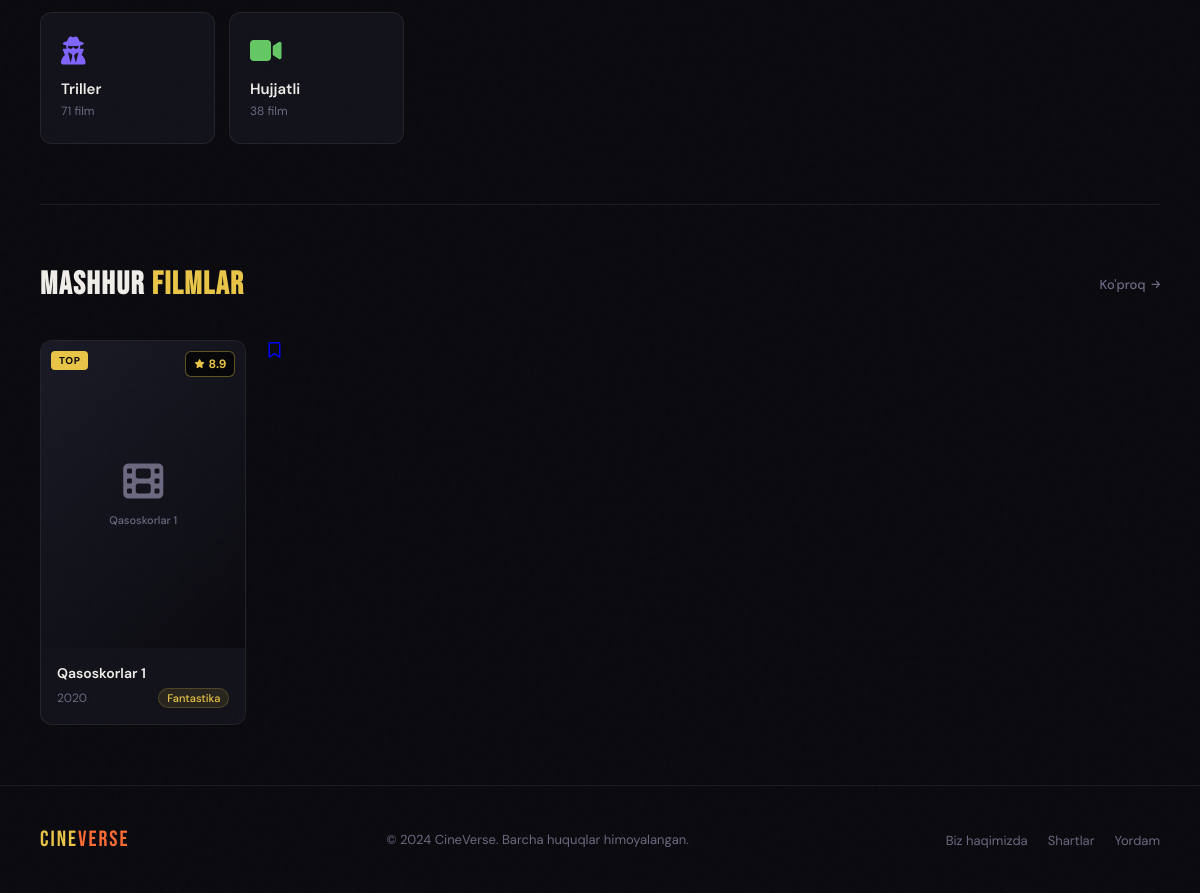
Before: / (lower part) with the older database file.
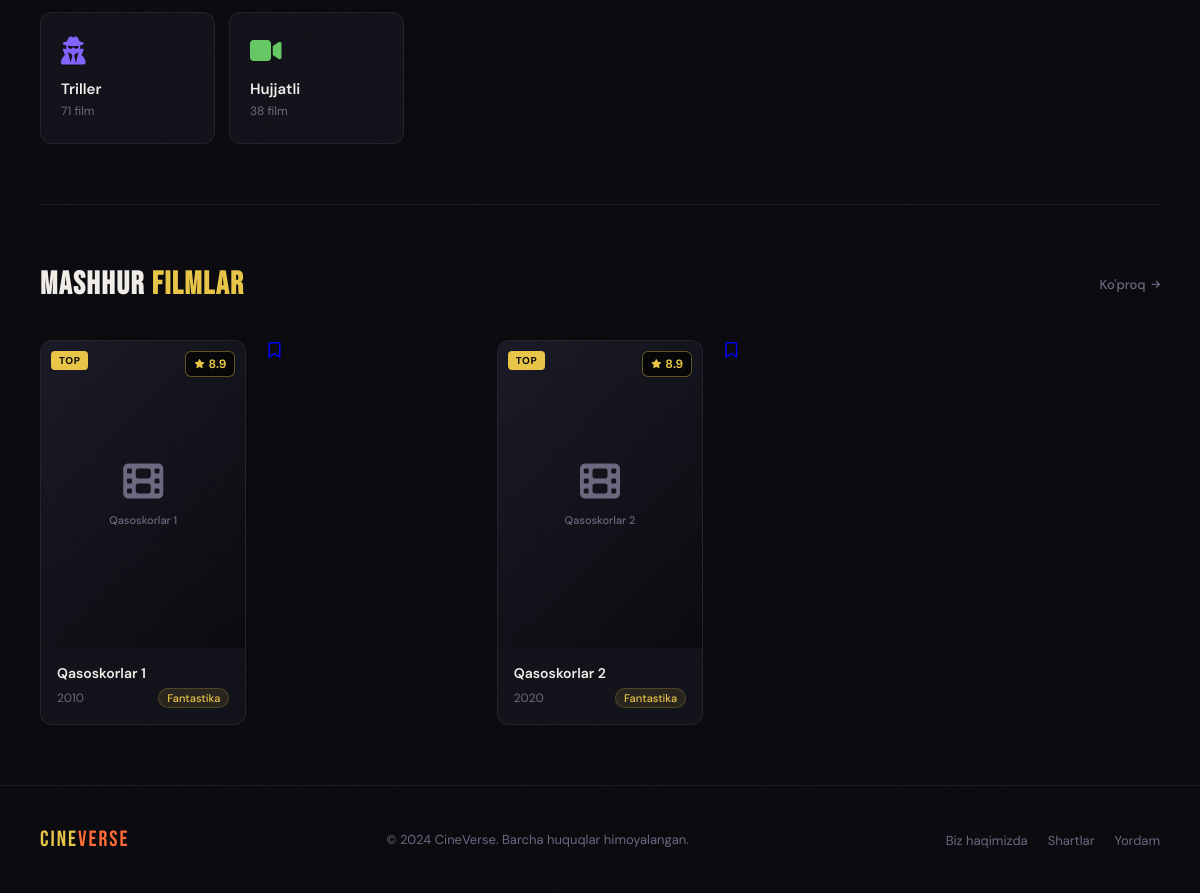
After: the same page with the newer database file.
### movie/models.py (models this page shows, shortened)
class Cinema(models.Model):
    name = models.CharField(max_length=255, verbose_name="Nomi")
    poster = models.ImageField(upload_to='movie/images/', null=True, blank=True, verbose_name="Rasmi")
    video = models.FileField(
        upload_to='movie/cinemas/',
        null=True,
        blank=True,
        validators=[FileExtensionValidator(['mp4', 'mov', 'avi'],
                                                                message="Faqatgina mp4, mov, avi formatlariga ruxsat berilgan!")],
        verbose_name="Video"
    )
    annotation = models.TextField(null=True, blank=True, verbose_name="Tavsif")
    created = models.DateTimeField(auto_now_add=True, verbose_name="Qachon qo'shilgani")
    published_year = models.PositiveSmallIntegerField(
        null=True,
        blank=True,
        verbose_name="Taqdim etilgan yili"
    )
    actors = models.ManyToManyField(Actor, verbose_name="Aktorlar")
    class Meta:
        verbose_name = "Kino"
        verbose_name_plural = "Kinolar"

### movie/views.py (the view, shortened to what this page needs)
# urls.py: path('', all_cinemas, name='all_cinemas'),
def all_cinemas(request):
    cinemas = Cinema.objects.all()
    context = {
        'cinemas': cinemas
    }
    return render(request, 'movie/all_cinemas.html', context)

### templates/movie/all_cinemas.html (shortened to what this page needs)
{% extends 'base.html' %}
{% block main %}
<section id="films">
  <div class="section-header">
    <h2 class="section-title">Mashhur <span>Filmlar</span></h2>
    <a href="#" class="section-link">Ko'proq </a>
  </div>
  <div class="films-grid">
      {% for cinema in cinemas %}
    <a href="{% url 'detail' cinema.id %}" class="film-card">
      <div class="film-poster">
        <div class="film-poster-placeholder">
          <i class="fa-solid fa-film"></i>
          <span>{{ cinema.name }}</span>
        </div>
        <span class="film-badge">TOP</span>
        <span class="film-rating-badge"> 8.9</span>
      </div>
      <div class="film-info">
        <div class="film-title">{{ cinema.name }}</div>
        <div class="film-meta-row">
          <span class="film-year">{{ cinema.published_year }}</span>
          <span class="film-genre-tag">Fantastika</span>
        </div>
      </div>
    </a>
    <a href="{% url 'create_like' cinema.id %}">
      <i class="fa-{% if cinema.like %}solid{% else %}regular{% endif %} fa-bookmark"></i>
    </a>
      {% endfor %}
  </div>
</section>
{% endblock main %}

### templates/base.html (shortened to what this page needs)
<!DOCTYPE html>
<html lang="uz">
<head>
    {% include 'components/_styles.html' %}
</head>
<body>
{% block genre %}
{% include 'components/_genres.html' %}
{% endblock genre %}
<div class="divider"></div>
{% block main %}{% endblock main %}
{% include 'components/_footer.html' %}
</body>
</html>

### templates/components/_styles.html (shortened to what this page needs)
{% load static %}
<link href="https://cdnjs.cloudflare.com/ajax/libs/font-awesome/6.5.0/css/all.min.css" rel="stylesheet">
<link rel="stylesheet" href="{% static 'css/style.css' %}">

### templates/components/_genres.html (shortened to what this page needs)
<section id="genres">
  <div class="genres-grid">
    <a href="#" class="genre-card thriller">
      <i class="fa-solid fa-user-secret genre-icon"></i>
      <span class="genre-name">Triller</span>
      <span class="genre-count">71 film</span>
    </a>
    <a href="#" class="genre-card documentary">
      <i class="fa-solid fa-video genre-icon"></i>
      <span class="genre-name">Hujjatli</span>
      <span class="genre-count">38 film</span>
    </a>
  </div>
</section>

### templates/components/_footer.html
<footer>
  <div class="footer-logo">Cine<span>Verse</span></div>
  <p class="footer-text">© 2024 CineVerse. Barcha huquqlar himoyalangan.</p>
  <ul class="footer-links">
    <li><a href="#">Biz haqimizda</a></li>
    <li><a href="#">Shartlar</a></li>
    <li><a href="#">Yordam</a></li>
  </ul>
</footer>

### movie/staticfiles/css/style.css (style rules this page uses)
:root { --bg: #0a0a0f; --surface: #12121a; --surface2: #1a1a26; --accent: #e8c547; --accent2: #ff6b35; --text: #f0ede8; --muted: #6b6880; --border: rgba(255,255,255,0.07); --card-hover: rgba(232,197,71,0.06); }
* { margin: 0; padding: 0; box-sizing: border-box; }
body { background: var(--bg); color: var(--text); font-family: 'DM Sans', sans-serif; min-height: 100vh; overflow-x: hidden; }
body::before { content: ''; position: fixed; inset: 0; pointer-events: none; z-index: 9999; opacity: 0.4; }
section { padding: 60px 40px; }
.section-header { display: flex; justify-content: space-between; align-items: center; margin-bottom: 36px; }
.section-title { font-family: 'Bebas Neue', sans-serif; font-size: 32px; letter-spacing: 1.5px; }
.section-title span { color: var(--accent); }
.section-link { display: flex; align-items: center; gap: 6px; color: var(--muted); font-size: 13px; font-weight: 500; text-decoration: none; transition: color .2s; }
.genres-grid { display: grid; grid-template-columns: repeat(auto-fill, minmax(160px, 1fr)); gap: 14px; }
.genre-card { position: relative; padding: 24px 20px; border-radius: 12px; border: 1px solid var(--border); background: var(--surface); cursor: pointer; overflow: hidden; transition: border-color .3s, transform .3s; text-decoration: none; display: block; }
.genre-card::before { content: ''; position: absolute; inset: 0; opacity: 0; transition: opacity .3s; }
.genre-card.thriller::before { background: linear-gradient(135deg, rgba(130,100,255,0.12), transparent); }
.genre-card.documentary::before { background: linear-gradient(135deg, rgba(100,200,100,0.12), transparent); }
.genre-icon { font-size: 28px; margin-bottom: 14px; display: block; }
.genre-card.thriller .genre-icon { color: #8264ff; }
.genre-card.documentary .genre-icon { color: #64c864; }
.genre-name { font-size: 15px; font-weight: 600; color: var(--text); display: block; }
.genre-count { font-size: 12px; color: var(--muted); margin-top: 4px; display: block; }
.films-grid { display: grid; grid-template-columns: repeat(auto-fill, minmax(200px, 1fr)); gap: 22px; }
.film-card { border-radius: 12px; overflow: hidden; background: var(--surface); border: 1px solid var(--border); cursor: pointer; transition: transform .3s, border-color .3s, box-shadow .3s; text-decoration: none; display: block; }
.film-poster { width: 100%; aspect-ratio: 2/3; position: relative; overflow: hidden; background: var(--surface2); }
.film-poster-placeholder { width: 100%; height: 100%; display: flex; flex-direction: column; align-items: center; justify-content: center; gap: 12px; background: linear-gradient(135deg, var(--surface2), var(--bg)); }
.film-poster-placeholder i { font-size: 40px; color: var(--muted); }
.film-poster-placeholder span { font-size: 11px; color: var(--muted); font-weight: 500; }
.film-badge { position: absolute; top: 10px; left: 10px; background: var(--accent); color: #0a0a0f; font-size: 10px; font-weight: 800; padding: 3px 8px; border-radius: 4px; letter-spacing: 0.5px; }
.film-rating-badge { position: absolute; top: 10px; right: 10px; background: rgba(0,0,0,0.7); backdrop-filter: blur(6px); border: 1px solid rgba(232,197,71,0.4); color: var(--accent); font-size: 12px; font-weight: 700; padding: 4px 8px; border-radius: 6px; display: flex; align-items: center; gap: 4px; }
.film-info { padding: 16px; }
.film-title { font-size: 14px; font-weight: 600; color: var(--text); margin-bottom: 6px; white-space: nowrap; overflow: hidden; text-overflow: ellipsis; }
.film-meta-row { display: flex; align-items: center; justify-content: space-between; gap: 8px; }
.film-year { font-size: 12px; color: var(--muted); }
.film-genre-tag { font-size: 11px; font-weight: 500; color: var(--accent); background: rgba(232,197,71,0.1); border: 1px solid rgba(232,197,71,0.2); padding: 2px 8px; border-radius: 20px; }
.divider { height: 1px; background: var(--border); margin: 0 40px; }
footer { padding: 40px; display: flex; align-items: center; justify-content: space-between; border-top: 1px solid var(--border); }
.footer-logo { font-family: 'Bebas Neue', sans-serif; font-size: 22px; color: var(--accent); letter-spacing: 2px; }
.footer-logo span { color: var(--accent2); }
.footer-text { font-size: 13px; color: var(--muted); }
.footer-links { display: flex; gap: 20px; list-style: none; }
.footer-links a { font-size: 13px; color: var(--muted); text-decoration: none; }

Changed rows visible on the page:
changed Cinema "Qasoskorlar 1": published_year "2020" → "2010"
added Cinema: name "Qasoskorlar 2", published_year "2020"
